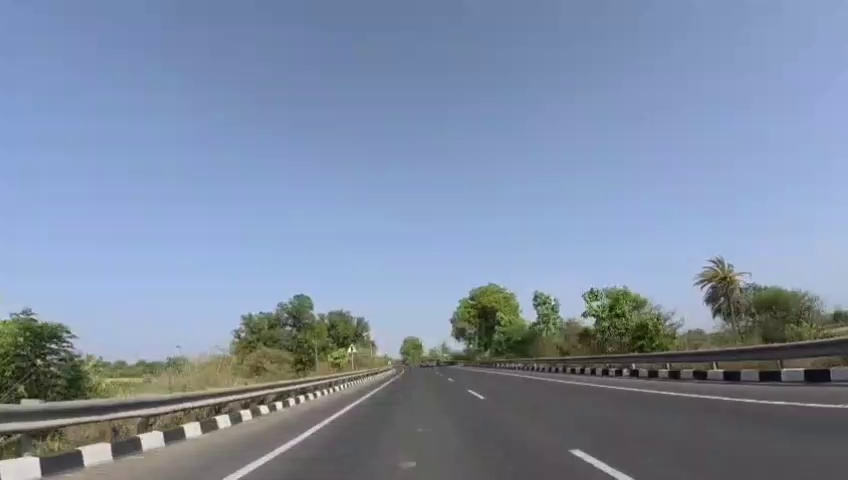
#> input picture VisionPilot/software_defined_vehicle/OpenADKit/Test/test_1_first_frame.jpg, 848 x 480 px
$ python metric_ipm.py
#> lines starting #> are read from the running program, lines starting #| are printed output that depends on the picture
import cv2
import numpy as np

# ----------------------------
# Load image
# ----------------------------
img = cv2.imread("test_1_first_frame.jpg")
#> img is the input picture: shape (480, 848, 3); mean B, G, R 163.4, 140.2, 125.6

H_img, W_img = img.shape[:2]
#> H_img = 480; W_img = 848

# ----------------------------
# Camera intrinsics
# ----------------------------
fx = 360.8899
fy = 360.2564
cx = 418.3760
cy = 235.9731

# ----------------------------
# Camera setup
# ----------------------------
camera_height = 1.0          # meters
pitch_deg = 18.5696
pitch = np.radians(-pitch_deg)

# ----------------------------
# BEV parameters
# ----------------------------
bev_width = 600
bev_height = 800

# meters represented
x_min = -4.0      # left
x_max = 4.0       # right

z_min = 1.0       # near
z_max = 25.0      # far

bev = np.zeros((bev_height, bev_width, 3), dtype=np.uint8)

# ----------------------------
# IPM
# ----------------------------
for v_bev in range(bev_height):

    z = z_max - (v_bev/(bev_height-1))*(z_max-z_min)

    for u_bev in range(bev_width):

        x = x_min + (u_bev/(bev_width-1))*(x_max-x_min)

        # Ground point in camera coordinates
        Xg = x
        Yg = 0
        Zg = z

        # Rotate by pitch
        Xc = Xg

        Yc = (
            -camera_height*np.cos(pitch)
            - Zg*np.sin(pitch)
        )

        Zc = (
            Zg*np.cos(pitch)
            - camera_height*np.sin(pitch)
        )

        if Zc <= 0:
            continue

        # Project to image
        u = fx*(Xc/Zc) + cx
        v = fy*(Yc/Zc) + cy

        u = int(round(u))
        v = int(round(v))

        if (
            0 <= u < W_img and
            0 <= v < H_img
        ):
            bev[v_bev, u_bev] = img[v, u]
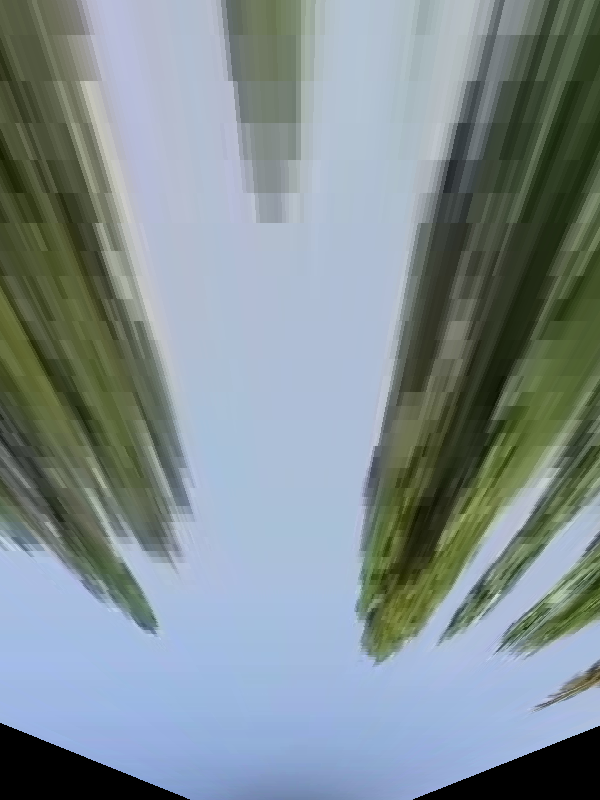
#> bev: shape (800, 600, 3); mean B, G, R 145.8, 141.6, 128.2

# ----------------------------
# Display
# ----------------------------
cv2.imshow("Original", img)
cv2.imshow("Metric IPM", bev)

cv2.waitKey(0)
cv2.destroyAllWindows()

$ run again, with VisionPilot/software_defined_vehicle/OpenADKit/Test/CIPO.jpg copied over VisionPilot/software_defined_vehicle/OpenADKit/Test/test_1_first_frame.jpg
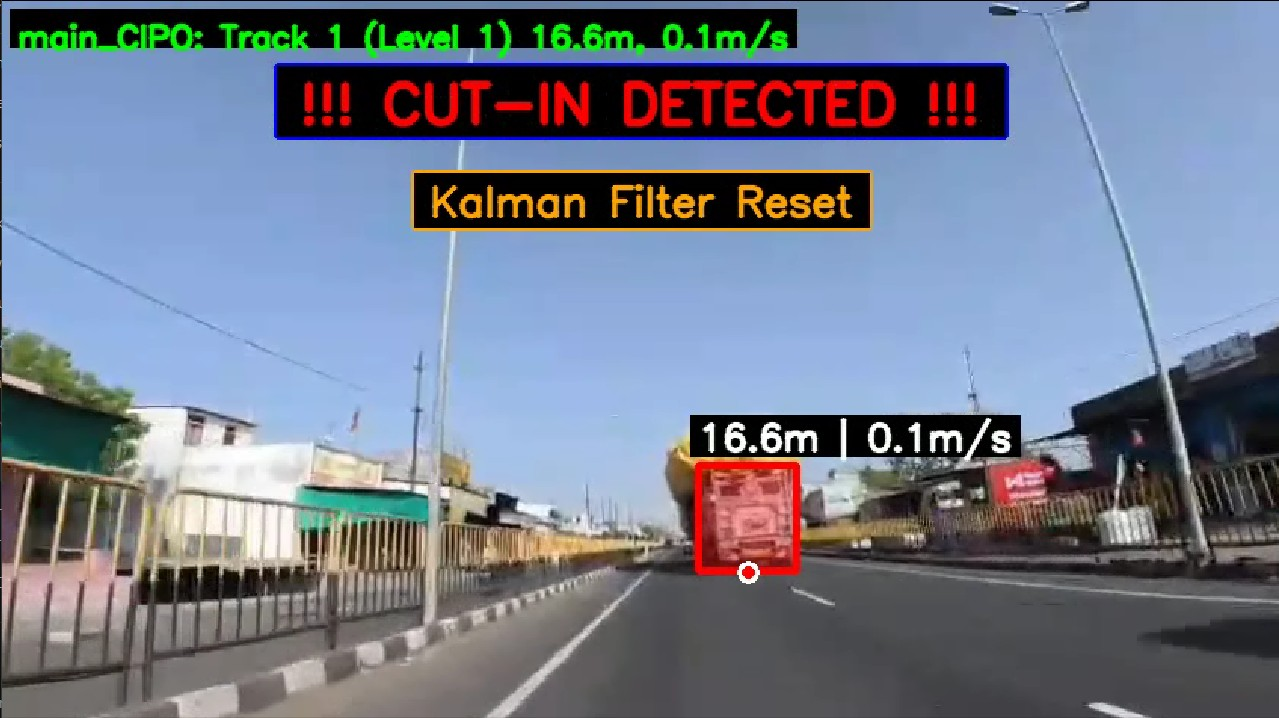
#> input picture VisionPilot/software_defined_vehicle/OpenADKit/Test/CIPO.jpg, 1279 x 718 px
#> img is the input picture: shape (718, 1279, 3); mean B, G, R 139.7, 122.9, 114.5
#> after the loop `for v_bev in range(bev_height):`:
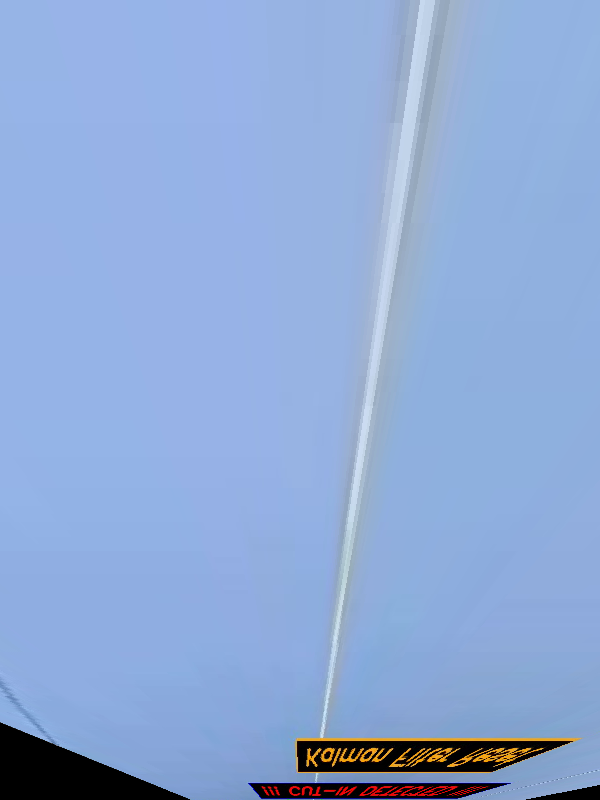
#> bev: shape (800, 600, 3); mean B, G, R 214.5, 169.4, 142.3

$ run again, with VisionPilot/software_defined_vehicle/OpenADKit/Test/autospeed_test2_frame.jpg copied over VisionPilot/software_defined_vehicle/OpenADKit/Test/test_1_first_frame.jpg
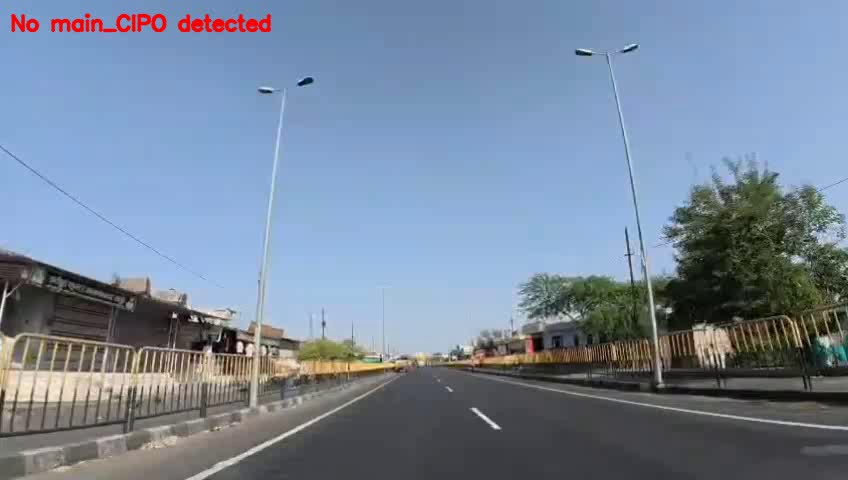
#> input picture VisionPilot/software_defined_vehicle/OpenADKit/Test/autospeed_test2_frame.jpg, 848 x 480 px
#> img is the input picture: shape (480, 848, 3); mean B, G, R 155, 134.7, 119.1
#> after the loop `for v_bev in range(bev_height):`:
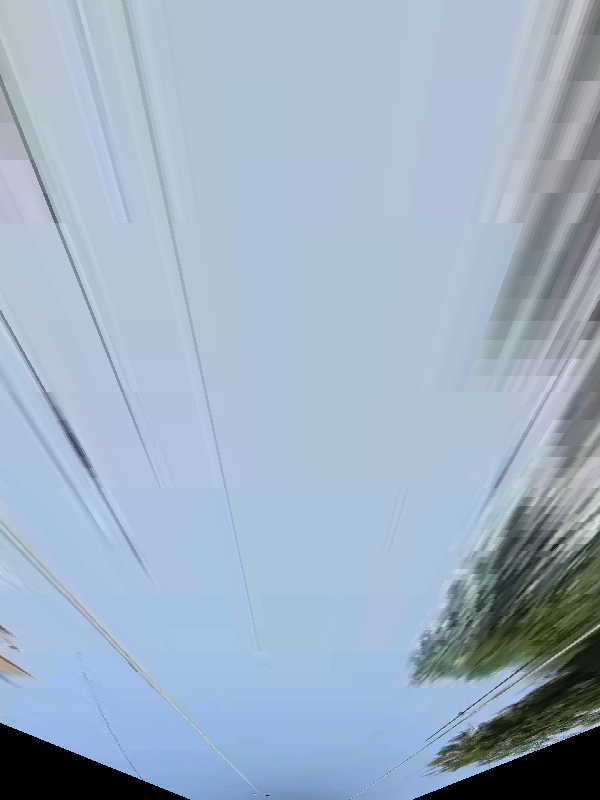
#> bev: shape (800, 600, 3); mean B, G, R 196.1, 177, 158.6
